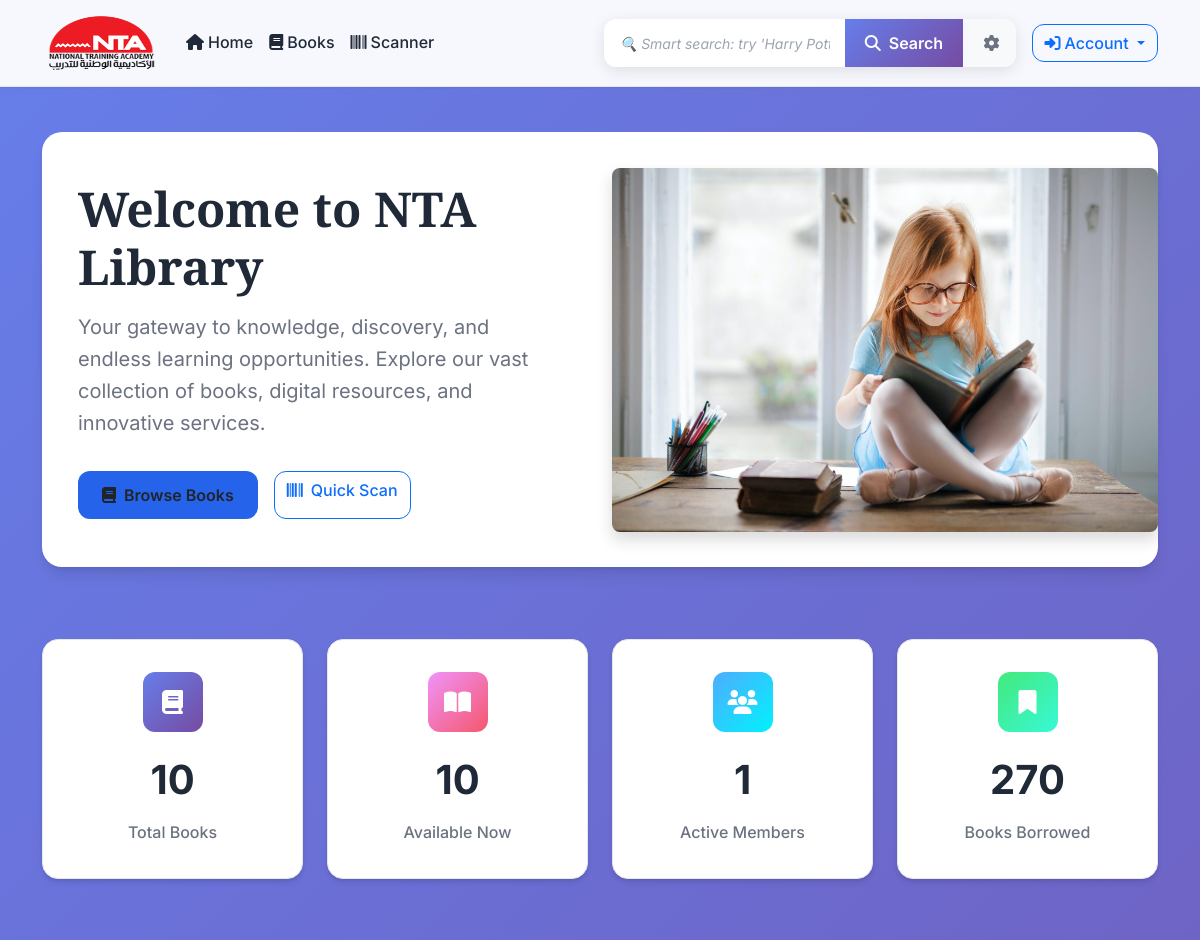
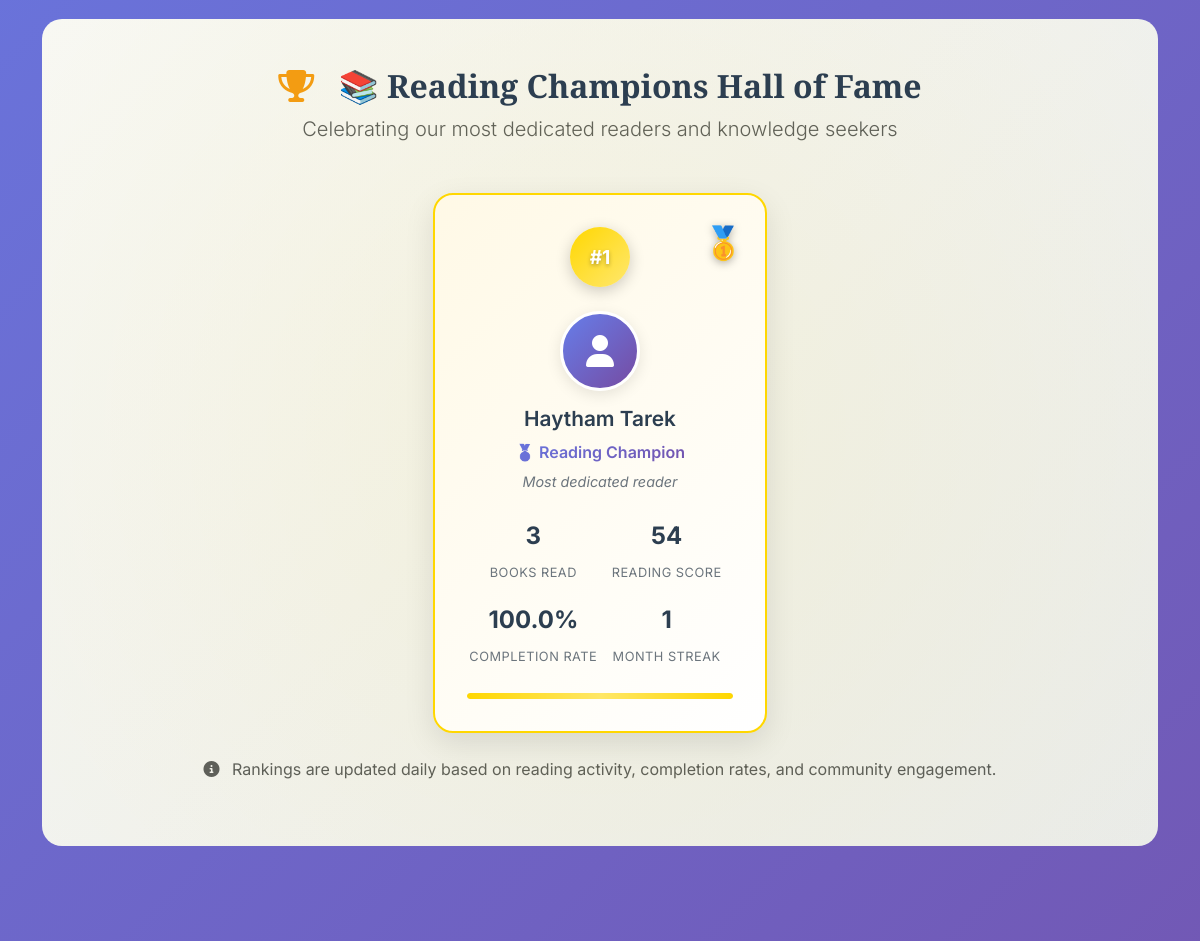
The app's page / (upper part), older data (2 pictures, top to bottom).
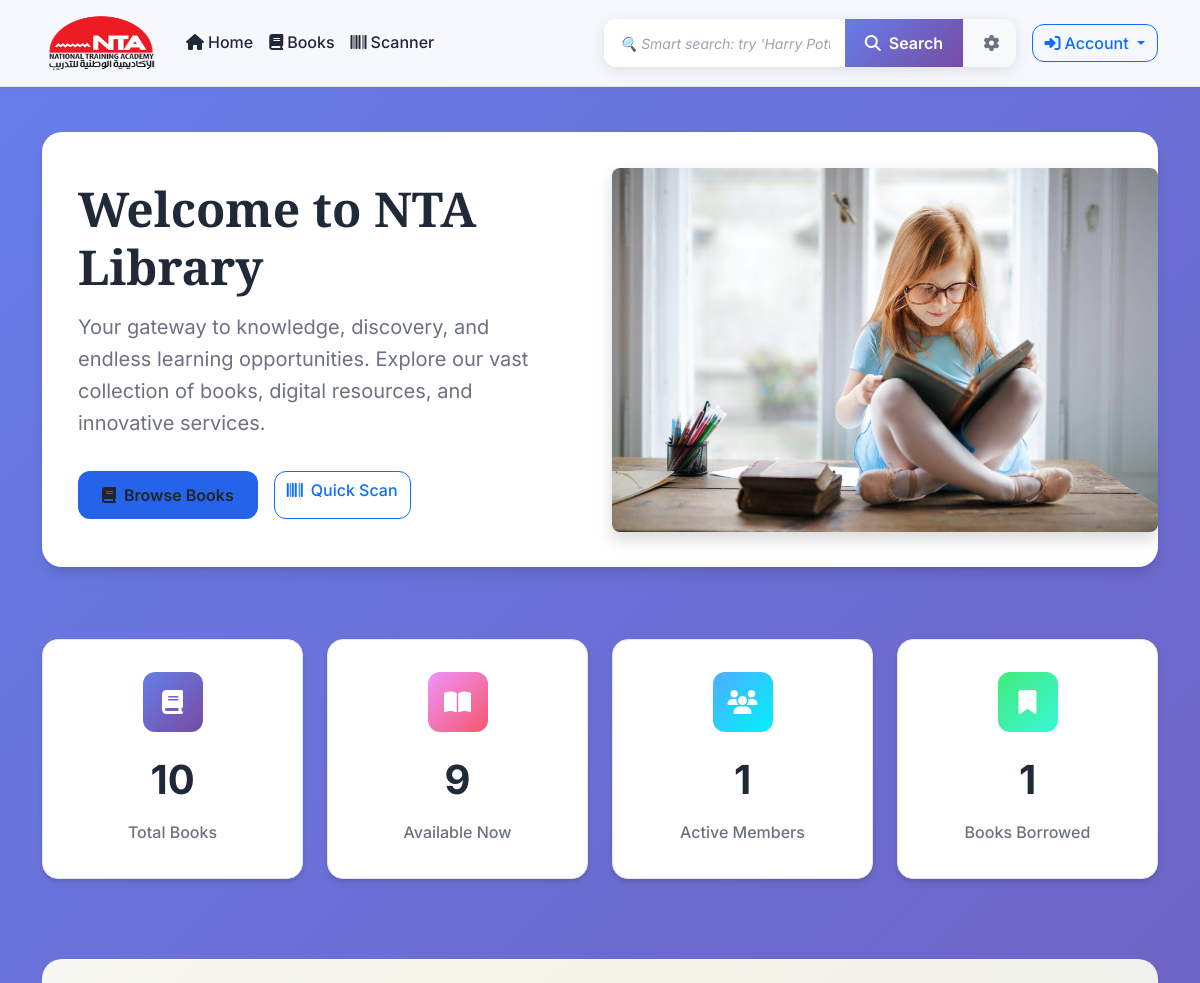
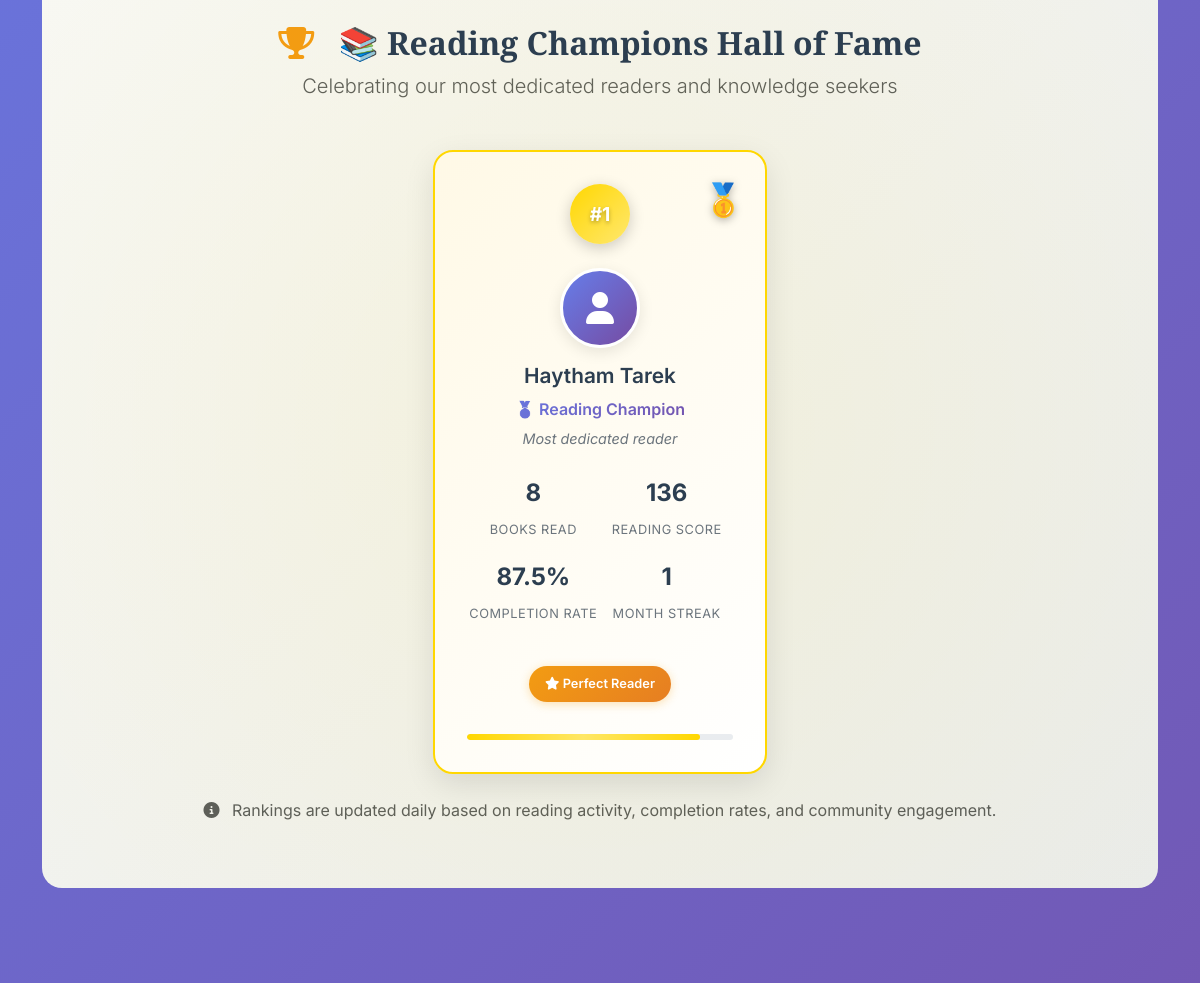
The same page, newer data (2 pictures, top to bottom).
### library_users/models.py (models this page shows, shortened)
class UserProfileinfo(models.Model):
    USER_TYPE_CHOICES = [
        ('student', 'Student'),
        ('faculty', 'Faculty'),
        ('staff', 'Staff'),
        ('external', 'External Member'),
    ]
    STATUS_CHOICES = [
        ('active', 'Active'),
        ('suspended', 'Suspended'),
        ('expired', 'Expired'),
        ('pending', 'Pending Approval'),
    ]
    user = models.OneToOneField(User, on_delete=models.CASCADE)
    user_type = models.CharField(max_length=20, choices=USER_TYPE_CHOICES, default='student')
    status = models.CharField(max_length=20, choices=STATUS_CHOICES, default='active')
    phone_regex = RegexValidator(regex=r'^\+?1?\d{9,15}$', message="Phone number must be entered in the format: '+999999999'. Up to 15 digits allowed.")
    phone_number = models.CharField(validators=[phone_regex], max_length=17, blank=True)
    address = models.TextField(max_length=500, blank=True)
    date_of_birth = models.DateField(null=True, blank=True)
    department = models.CharField(max_length=100, blank=True)
    student_id = models.CharField(max_length=20, blank=True, unique=True, null=True)
    employee_id = models.CharField(max_length=20, blank=True, unique=True, null=True)
    profile_image = models.ImageField(upload_to='profile_pics', blank=True)
    membership_date = models.DateField(auto_now_add=True)
    membership_expiry = models.DateField(null=True, blank=True)
    max_books_allowed = models.PositiveIntegerField(default=5)
    current_books_count = models.PositiveIntegerField(default=0)
    total_fines = models.DecimalField(max_digits=10, decimal_places=2, default=0.00)
    email_notifications = models.BooleanField(default=True)
    sms_notifications = models.BooleanField(default=False)
    class Meta:
        verbose_name = 'User Profile'
        verbose_name_plural = 'User Profiles'

### books/views.py (the view)
# urls.py: path('', views.landing, name='landing'),
def landing(request):
    total_books = Book.objects.count()
    available_books = Book.objects.filter(is_available=True).count()
    borrowed_books = Borrower.objects.filter(status='borrowed').count()
    total_users = UserProfileinfo.objects.filter(status='active').count()
    honor_board = LibraryReports.get_honor_board()
    context = {
        'total_books': total_books,
        'available_books': available_books,
        'borrowed_books': borrowed_books,
        'total_users': total_users,
        'honor_board': honor_board,
    }
    return render(request, "landing_page.html", context=context)

### templates/landing_page.html (shortened to what the changed rows need)
<!DOCTYPE html>
{% load static %}
<html lang="en">
<head>
    <link href="https://cdn.jsdelivr.net/npm/bootstrap@5.3.0/dist/css/bootstrap.min.css" rel="stylesheet">
    <link rel="stylesheet" href="https://cdnjs.cloudflare.com/ajax/libs/font-awesome/6.4.0/css/all.min.css">
    <link rel="stylesheet" href="{% static 'css/mystyle.css' %}">
</head>
<body>
    <main style="padding-top: 100px;">
        {% block body_block %}
        <div class="container">
            <div class="hero-section">
                <div class="row align-items-center">
                    <div class="col-lg-6 hero-content">
                        <h1 class="hero-title">Welcome to NTA Library</h1>
                    </div>
                </div>
            </div>
            <div class="row g-4 my-5">
                <div class="col-md-3">
                    <div class="stats-card">
                        <div class="stats-icon" style="background: linear-gradient(135deg, #f093fb 0%, #f5576c 100%);">
                            <i class="fas fa-book-open"></i>
                        </div>
                        <div class="stats-number">{{ available_books|default:"980" }}</div>
                        <div class="stats-label">Available Now</div>
                    </div>
                </div>
                <div class="col-md-3">
                    <div class="stats-card">
                        <div class="stats-icon" style="background: linear-gradient(135deg, #43e97b 0%, #38f9d7 100%);">
                            <i class="fas fa-bookmark"></i>
                        </div>
                        <div class="stats-number">{{ borrowed_books|default:"270" }}</div>
                        <div class="stats-label">Books Borrowed</div>
                    </div>
                </div>
            </div>
            {% if honor_board %}
            <div class="row my-5">
                <div class="col-12">
                    <div class="honor-section">
                        <div class="text-center mb-5">
                            <h2 class="honor-title" style="font-family: 'Playfair Display', serif; font-weight: 600; color: #2c3e50;">
                                <i class="fas fa-trophy me-3" style="color: #f39c12;"></i>
                                📚 Reading Champions Hall of Fame
                            </h2>
                        </div>
                        <div class="row g-4 justify-content-center">
                            {% for reader in honor_board %}
                            <div class="col-lg-4 col-md-6">
                                <div class="honor-card rank-{{ reader.rank }}">
                                    <div class="honor-badge">
                                        <div class="rank-circle" style="background: {{ reader.achievement.color }}; background: linear-gradient(135deg, {{ reader.achievement.color }}, {{ reader.achievement.color }}88);">
                                            <span class="rank-number">#{{ reader.rank }}</span>
                                        </div>
                                        <div class="medal-icon">
                                            {% if reader.rank == 1 %}
                                                🥇
                                            {% elif reader.rank == 2 %}
                                                🥈
                                            {% else %}
                                                🥉
                                            {% endif %}
                                        </div>
                                    </div>
                                    <div class="honor-content">
                                        <div class="reader-avatar">
                                            {% if reader.user.profile_image %}
                                                <img src="{{ reader.user.profile_image.url }}" alt="{{ reader.user.user.get_full_name|default:reader.user.user.username }}" class="avatar-img">
                                            {% else %}
                                                <div class="avatar-placeholder">
                                                    <i class="fas fa-user"></i>
                                                </div>
                                            {% endif %}
                                        </div>
                                        <h4 class="reader-name">{{ reader.user.user.get_full_name|default:reader.user.user.username|truncatechars:20 }}</h4>
                                        <p class="achievement-title">{{ reader.achievement.title }}</p>
                                        <p class="achievement-desc">{{ reader.achievement.description }}</p>
                                        <div class="reading-stats">
                                            <div class="stat-row">
                                                <div class="stat-item">
                                                    <span class="stat-number">{{ reader.total_borrowed }}</span>
                                                    <span class="stat-label">Books Read</span>
                                                </div>
                                                <div class="stat-item">
                                                    <span class="stat-number">{{ reader.reading_score }}</span>
                                                    <span class="stat-label">Reading Score</span>
                                                </div>
                                            </div>
                                            <div class="stat-row">
                                                <div class="stat-item">
                                                    <span class="stat-number">{{ reader.completion_rate }}%</span>
                                                    <span class="stat-label">Completion Rate</span>
                                                </div>
                                                <div class="stat-item">
                                                    <span class="stat-number">{{ reader.reading_streak }}</span>
                                                    <span class="stat-label">Month Streak</span>
                                                </div>
                                            </div>
                                        </div>
                                        {% if reader.is_perfect_reader %}
                                        <div class="perfect-reader-badge">
                                            <i class="fas fa-star"></i> Perfect Reader
                                        </div>
                                        {% endif %}
                                        <div class="progress-bar-container">
                                            <div class="progress-bar" style="width: {{ reader.completion_rate }}%; background: {{ reader.achievement.color }};"></div>
                                        </div>
                                    </div>
                                </div>
                            </div>
                            {% endfor %}
                        </div>
                    </div>
                </div>
            </div>
            {% endif %}
        </div>
        {% endblock %}
    </main>
</body>
</html>

Row changes from the older to the newer data that the page shows:
changed UserProfileinfo "Haytham Tarek": total_borrowed "3" → "8"; reading_score "54" → "136"; completion_rate "100.0" → "87.5"; {{ reader.completion_rate }} 100.0 → 87.5 (drawn); now shows "Perfect Reader"
Text that changed along with them:
{{ available_books|default:"980" }}: "10" → "9"
{{ borrowed_books|default:"270" }}: "270" → "1"
